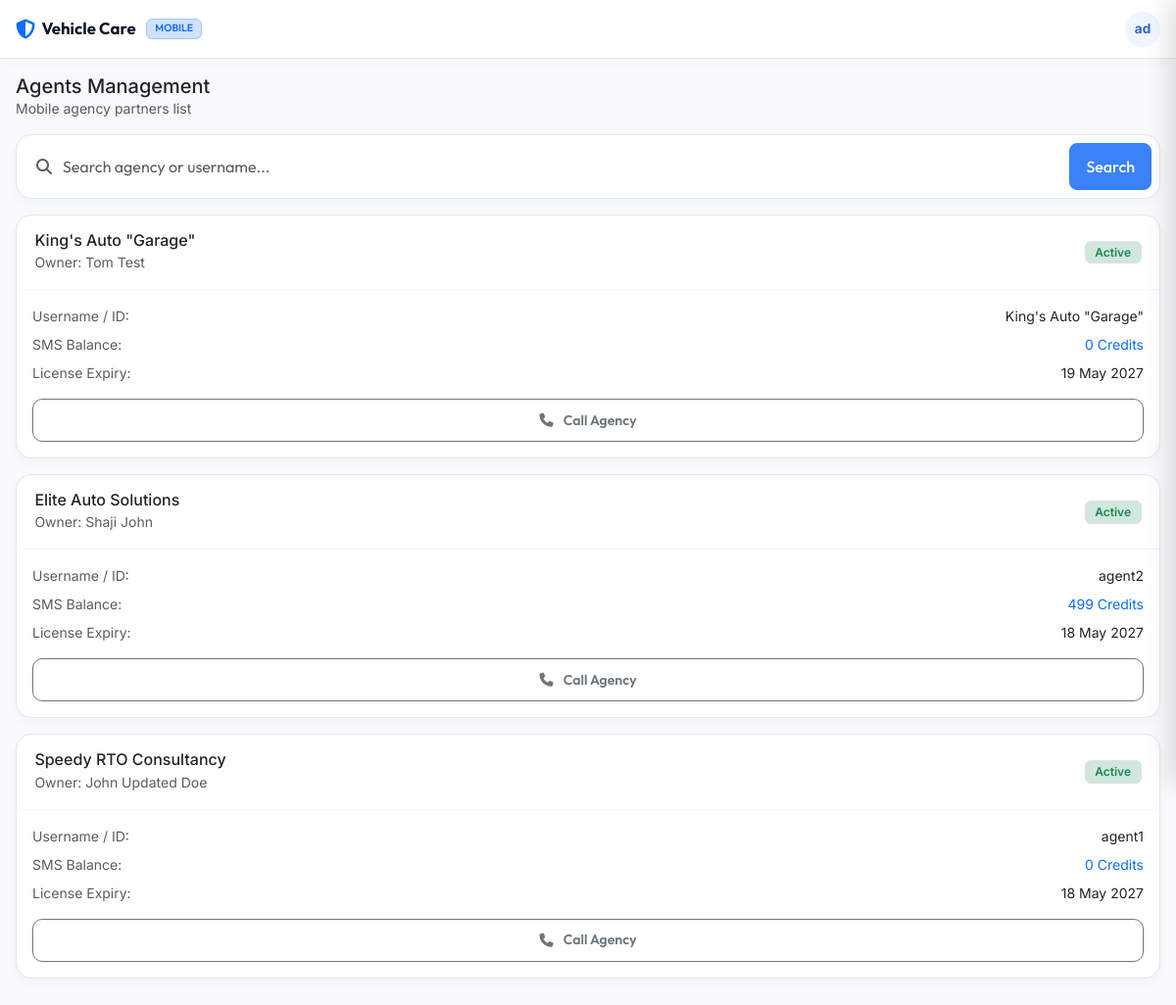
Before: /mobile/admin/agents.php (signed in) with the older database file.
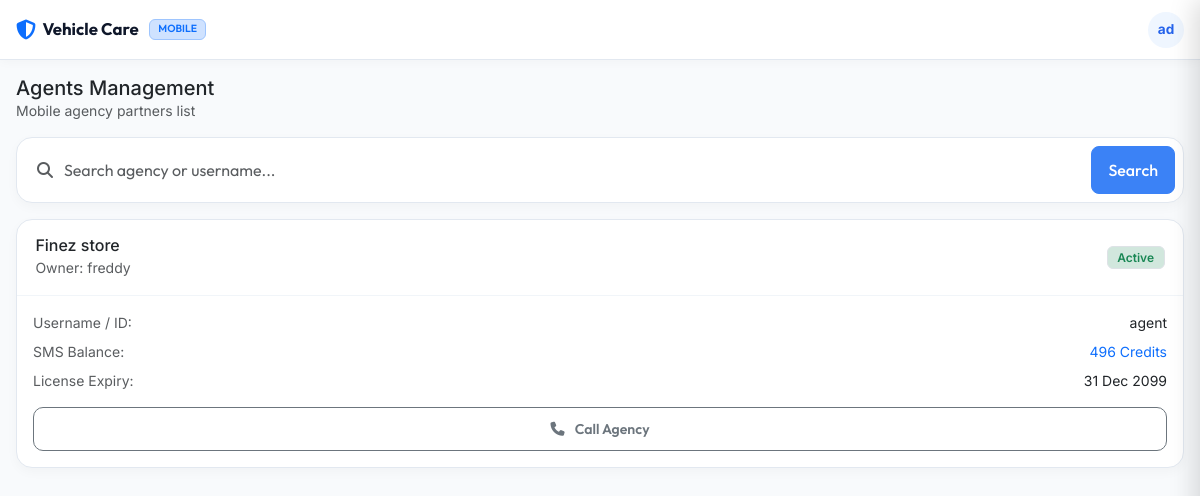
After: the same page with the newer database file.
### tables this page shows
CREATE TABLE `users` (
  `id` int(11) NOT NULL,
  `username` varchar(50) NOT NULL,
  `password` varchar(255) NOT NULL,
  `email` varchar(100) NOT NULL,
  `role` enum('admin','agent','shop') NOT NULL DEFAULT 'agent',
  `parent_agent_id` int(11) DEFAULT NULL,
  `status` enum('active','suspended') NOT NULL DEFAULT 'active',
  `shop_name` varchar(255) DEFAULT NULL,
  `shop_owner_name` varchar(255) DEFAULT NULL,
  `shop_logo` varchar(255) DEFAULT NULL,
  `shop_address` text DEFAULT NULL,
  `city` varchar(100) DEFAULT NULL,
  `state` varchar(100) DEFAULT NULL,
  `pincode` varchar(10) DEFAULT NULL,
  `mobile_number` varchar(20) DEFAULT NULL,
  `whatsapp_number` varchar(20) DEFAULT NULL,
  `created_at` timestamp NOT NULL DEFAULT current_timestamp(),
  `updated_at` timestamp NOT NULL DEFAULT current_timestamp() ON UPDATE current_timestamp(),
  `expiry_date` date DEFAULT NULL,
  `access_health_insurance` tinyint(1) NOT NULL DEFAULT 1,
  `access_vehicle_insurance` tinyint(1) NOT NULL DEFAULT 1,
  `access_pollution` tinyint(1) NOT NULL DEFAULT 1,
  `message_balance` int(11) NOT NULL DEFAULT 0,
  `notify_days_before` int(11) DEFAULT 7,
  `notify_before_enabled` tinyint(1) DEFAULT 1,
  `notify_1day_before_enabled` tinyint(1) DEFAULT 1,
  `notify_after_expiry_enabled` tinyint(1) DEFAULT 1
);

### includes/functions.php (called while the page is built, shortened)
<?php
function sanitize($data) {
    return htmlspecialchars(trim($data), ENT_QUOTES, 'UTF-8');
}

### mobile/admin/agents.php (the view, shortened to what this page needs)
<?php
require_once __DIR__ . '/../../includes/functions.php';
require_once __DIR__ . '/../includes/header.php';
$db = getDBConnection();
$search = trim($_GET['search'] ?? '');
$params = [];
$where = "WHERE role = 'agent'";
$stmt = $db->prepare("SELECT * FROM users $where ORDER BY id DESC");
$stmt->execute($params);
$agents = $stmt->fetchAll();
?>
<div class="mb-3">
    <h2 class="h5 font-weight-700 m-0 text-dark">Agents Management</h2>
    <p class="small text-muted m-0">Mobile agency partners list</p>
</div>
<div class="mobile-card p-2 mb-3">
    <form action="" method="GET">
        <div class="input-group">
            <span class="input-group-text bg-transparent border-0"><i class="fa-solid fa-search text-muted"></i></span>
            <input type="text" name="search" class="form-control border-0 ps-0" placeholder="Search agency or username..." value="<?php echo sanitize($search); ?>" inputmode="search">
            <button type="submit" class="btn btn-primary px-3 rounded-3">Search</button>
        </div>
    </form>
</div>
<?php if (!empty($agents)): ?>
    <?php foreach ($agents as $ag): ?>
        <div class="mobile-card">
            <div class="mobile-card-header">
                <div>
                    <h6 class="m-0 font-weight-700 text-dark"><?php echo sanitize($ag['shop_name'] ?? $ag['username']); ?></h6>
                    <span class="small text-muted">Owner: <?php echo sanitize($ag['shop_owner_name'] ?? 'N/A'); ?></span>
                </div>
                <span class="badge <?php echo $ag['status'] === 'active' ? 'bg-success-subtle text-success border' : 'bg-danger-subtle text-danger border'; ?>">
                    <?php echo ucfirst(sanitize($ag['status'])); ?>
                </span>
            </div>
            <div class="mobile-card-body p-3">
                <div class="d-flex align-items-center justify-content-between mb-2">
                    <span class="small text-muted">Username / ID:</span>
                    <span class="small font-weight-600 text-dark"><?php echo sanitize($ag['username']); ?></span>
                </div>
                <div class="d-flex align-items-center justify-content-between mb-2">
                    <span class="small text-muted">SMS Balance:</span>
                    <span class="small font-weight-600 text-primary"><?php echo number_format($ag['message_balance'] ?? 0); ?> Credits</span>
                </div>
                <div class="d-flex align-items-center justify-content-between mb-2">
                    <span class="small text-muted">License Expiry:</span>
                    <span class="small font-weight-600 text-dark"><?php echo !empty($ag['expiry_date']) ? date('d M Y', strtotime($ag['expiry_date'])) : 'Unlimited'; ?></span>
                </div>
                <?php if (!empty($ag['mobile_number'])): ?>
                    <a href="tel:<?php echo sanitize($ag['mobile_number']); ?>" class="btn btn-outline-secondary btn-sm touch-action-btn w-100 mt-2">
                        <i class="fa-solid fa-phone me-1"></i> Call Agency
                    </a>
                <?php endif; ?>
            </div>
        </div>
    <?php endforeach; ?>
<?php endif; ?>
<?php require_once __DIR__ . '/../includes/footer.php'; ?>

Changed rows visible on the page:
removed users: shop_name "King's Auto \"Garage\"", shop_owner_name "Tom Test", status "Active", username "King's Auto \"Garage\"", message_balance "0", expiry_date "19 May 2027"
removed users: shop_name "Elite Auto Solutions", shop_owner_name "Shaji John", status "Active", username "agent2", message_balance "499", expiry_date "18 May 2027"
removed users: shop_name "Speedy RTO Consultancy", shop_owner_name "John Updated Doe", status "Active", username "agent1", message_balance "0", expiry_date "18 May 2027"
added users: shop_name "Finez store", shop_owner_name "freddy", status "Active", username "agent", message_balance "496", expiry_date "31 Dec 2099"
